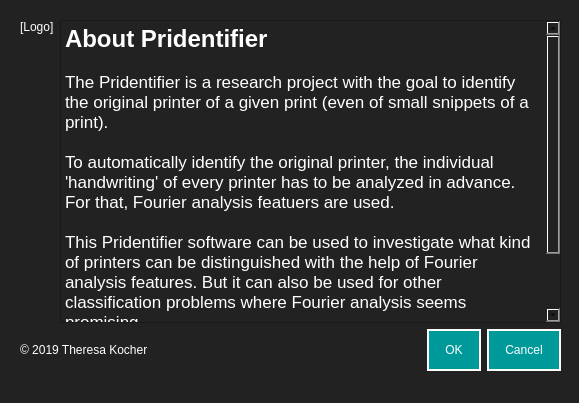
<?xml version="1.0" encoding="UTF-8"?>
<ui version="4.0">
 <class>Dialog</class>
 <widget class="QDialog" name="Dialog">
  <property name="geometry">
   <rect>
    <x>0</x>
    <y>0</y>
    <width>579</width>
    <height>403</height>
   </rect>
  </property>
  <property name="windowTitle">
   <string>Dialog</string>
  </property>
  <property name="styleSheet">
   <string notr="true">background-color: #222222;
</string>
  </property>
  <widget class="QWidget" name="verticalLayoutWidget">
   <property name="geometry">
    <rect>
     <x>20</x>
     <y>20</y>
     <width>541</width>
     <height>351</height>
    </rect>
   </property>
   <layout class="QVBoxLayout" name="verticalLayout">
    <item>
     <layout class="QHBoxLayout" name="horizontalLayout">
      <item>
       <layout class="QHBoxLayout" name="horizontalLayout_2"/>
      </item>
     </layout>
    </item>
    <item>
     <layout class="QHBoxLayout" name="horizontalLayout_4">
      <item>
       <layout class="QVBoxLayout" name="verticalLayout_2">
        <item>
         <widget class="QLabel" name="label_2">
          <property name="styleSheet">
           <string notr="true">color: #fff;
font: 12pt &quot;Helvetica&quot;;
</string>
          </property>
          <property name="text">
           <string>[Logo]</string>
          </property>
         </widget>
        </item>
        <item>
         <spacer name="verticalSpacer">
          <property name="orientation">
           <enum>Qt::Vertical</enum>
          </property>
          <property name="sizeHint" stdset="0">
           <size>
            <width>20</width>
            <height>40</height>
           </size>
          </property>
         </spacer>
        </item>
       </layout>
      </item>
      <item>
       <widget class="QTextBrowser" name="textBrowser">
        <property name="styleSheet">
         <string notr="true">color: #fff;
font: 12pt &quot;Helvetica&quot;;
</string>
        </property>
        <property name="html">
         <string>&lt;!DOCTYPE HTML PUBLIC &quot;-//W3C//DTD HTML 4.0//EN&quot; &quot;http://www.w3.org/TR/REC-html40/strict.dtd&quot;&gt;
&lt;html&gt;&lt;head&gt;&lt;meta name=&quot;qrichtext&quot; content=&quot;1&quot; /&gt;&lt;style type=&quot;text/css&quot;&gt;
p, li { white-space: pre-wrap; }
&lt;/style&gt;&lt;/head&gt;&lt;body style=&quot; font-family:'Helvetica'; font-size:12pt; font-weight:400; font-style:normal;&quot;&gt;
&lt;p style=&quot; margin-top:0px; margin-bottom:0px; margin-left:0px; margin-right:0px; -qt-block-indent:0; text-indent:0px;&quot;&gt;&lt;span style=&quot; font-size:18pt; font-weight:600;&quot;&gt;About Pridentifier&lt;/span&gt;&lt;/p&gt;
&lt;p style=&quot;-qt-paragraph-type:empty; margin-top:0px; margin-bottom:0px; margin-left:0px; margin-right:0px; -qt-block-indent:0; text-indent:0px;&quot;&gt;&lt;br /&gt;&lt;/p&gt;
&lt;p style=&quot; margin-top:0px; margin-bottom:0px; margin-left:0px; margin-right:0px; -qt-block-indent:0; text-indent:0px;&quot;&gt;&lt;span style=&quot; font-family:'.SF NS Text'; font-size:13pt;&quot;&gt;The Pridentifier is a research project with the goal to identify the original printer of a given print (even of small snippets of a print).&lt;/span&gt;&lt;/p&gt;
&lt;p style=&quot;-qt-paragraph-type:empty; margin-top:0px; margin-bottom:0px; margin-left:0px; margin-right:0px; -qt-block-indent:0; text-indent:0px; font-family:'.SF NS Text'; font-size:13pt;&quot;&gt;&lt;br /&gt;&lt;/p&gt;
&lt;p style=&quot; margin-top:0px; margin-bottom:0px; margin-left:0px; margin-right:0px; -qt-block-indent:0; text-indent:0px;&quot;&gt;&lt;span style=&quot; font-family:'.SF NS Text'; font-size:13pt;&quot;&gt;To automatically identify the original printer, the individual 'handwriting' of every printer has to be analyzed in advance. For that, Fourier analysis featuers are used.&lt;/span&gt;&lt;/p&gt;
&lt;p style=&quot;-qt-paragraph-type:empty; margin-top:0px; margin-bottom:0px; margin-left:0px; margin-right:0px; -qt-block-indent:0; text-indent:0px; font-family:'.SF NS Text'; font-size:13pt;&quot;&gt;&lt;br /&gt;&lt;/p&gt;
&lt;p style=&quot; margin-top:0px; margin-bottom:0px; margin-left:0px; margin-right:0px; -qt-block-indent:0; text-indent:0px;&quot;&gt;&lt;span style=&quot; font-family:'.SF NS Text'; font-size:13pt;&quot;&gt;This Pridentifier software can be used to investigate what kind of printers can be distinguished with the help of Fourier analysis features. But it can also be used for other classification problems where Fourier analysis seems promising. &lt;/span&gt;&lt;/p&gt;
&lt;p style=&quot;-qt-paragraph-type:empty; margin-top:0px; margin-bottom:0px; margin-left:0px; margin-right:0px; -qt-block-indent:0; text-indent:0px; font-family:'.SF NS Text'; font-size:13pt;&quot;&gt;&lt;br /&gt;&lt;/p&gt;
&lt;p style=&quot; margin-top:0px; margin-bottom:0px; margin-left:0px; margin-right:0px; -qt-block-indent:0; text-indent:0px;&quot;&gt;&lt;span style=&quot; font-family:'.SF NS Text'; font-size:13pt;&quot;&gt;Feel free to investigate your forensic classification problems with the Pridentifier.&lt;/span&gt;&lt;/p&gt;&lt;/body&gt;&lt;/html&gt;</string>
        </property>
       </widget>
      </item>
     </layout>
    </item>
    <item>
     <layout class="QHBoxLayout" name="horizontalLayout_3">
      <item>
       <widget class="QLabel" name="label">
        <property name="styleSheet">
         <string notr="true">color: #fff;
font: 12pt &quot;Helvetica&quot;;
</string>
        </property>
        <property name="text">
         <string>© 2019 Theresa Kocher</string>
        </property>
       </widget>
      </item>
      <item>
       <widget class="QDialogButtonBox" name="buttonBox">
        <property name="styleSheet">
         <string notr="true">QPushButton {
background-color: #009999;
padding: 12px 16px;
border: 2px solid #fff;
color: #fff;
font: Helvetica;
}
QPushButton:hover {
	background-color: #75bdc3;
}</string>
        </property>
        <property name="orientation">
         <enum>Qt::Horizontal</enum>
        </property>
        <property name="standardButtons">
         <set>QDialogButtonBox::Cancel|QDialogButtonBox::Ok</set>
        </property>
       </widget>
      </item>
     </layout>
    </item>
   </layout>
  </widget>
 </widget>
 <resources/>
 <connections>
  <connection>
   <sender>buttonBox</sender>
   <signal>accepted()</signal>
   <receiver>Dialog</receiver>
   <slot>accept()</slot>
   <hints>
    <hint type="sourcelabel">
     <x>392</x>
     <y>369</y>
    </hint>
    <hint type="destinationlabel">
     <x>157</x>
     <y>274</y>
    </hint>
   </hints>
  </connection>
  <connection>
   <sender>buttonBox</sender>
   <signal>rejected()</signal>
   <receiver>Dialog</receiver>
   <slot>reject()</slot>
   <hints>
    <hint type="sourcelabel">
     <x>460</x>
     <y>369</y>
    </hint>
    <hint type="destinationlabel">
     <x>286</x>
     <y>274</y>
    </hint>
   </hints>
  </connection>
 </connections>
</ui>
